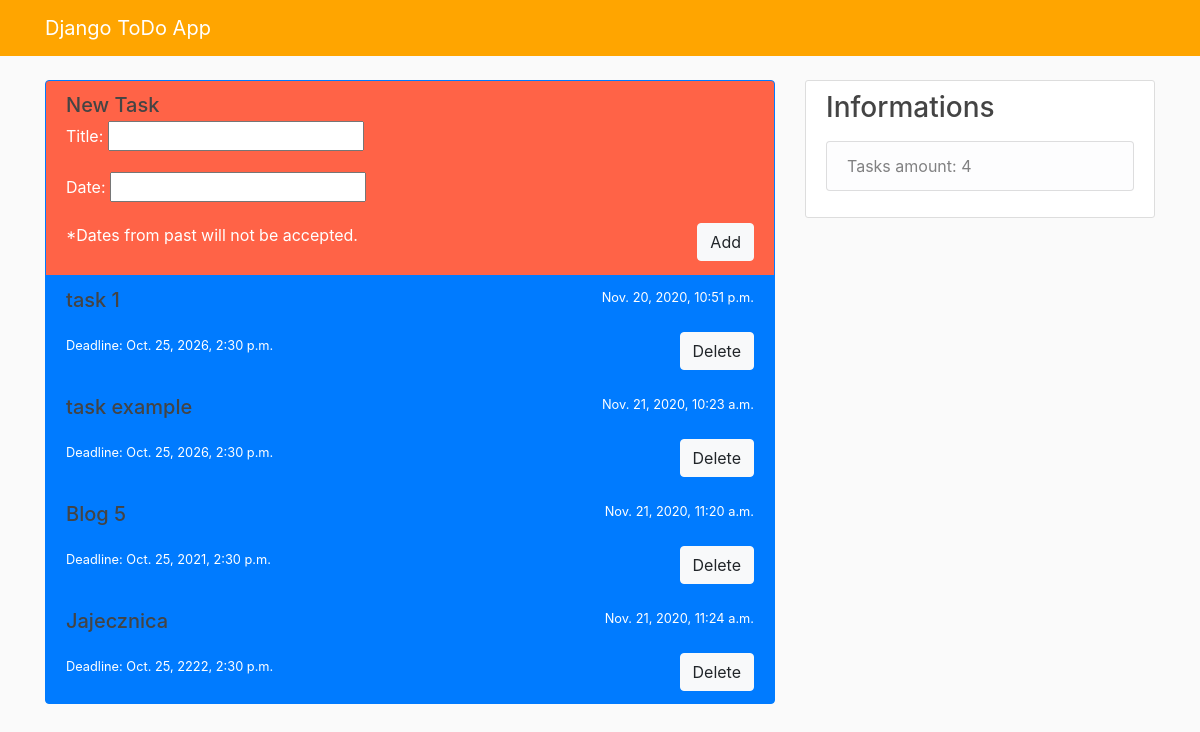
/tasks/, run on the app's committed database.
### todo_app/models.py (models this page shows, shortened)
class Task(models.Model):
    title = models.CharField(max_length=200)
    created = models.DateTimeField(auto_now_add=True)
    deadline = models.DateTimeField(
        help_text='Use the following format: %Y-%m-%d %H:%M:%S')
    slug = AutoSlugField(populate_from='title')
    class Meta:
        ordering = ['created']

### todo_app/views.py (the view)
# urls.py: path('tasks/', views.task_list, name='task_list'),
def task_list(request, task_id=None):
    tasks = Task.objects.all()
    if request.method == 'POST':
        form = TaskForm(request.POST)
        if form.is_valid():
            form.save()
            return redirect('todo_app:task_list')
    else:
        form = TaskForm()
    context = {'tasks': tasks,
               'form': form}
    return render(request,
                  'todo_app/task_list.html',
                  context)

### todo_app/forms.py (shortened to what this page needs)
class TaskForm(forms.ModelForm):
    deadline = forms.DateTimeField(label='Date',
                                   widget=forms.DateTimeInput)
    class Meta:
        model = Task
        fields = ['title', 'deadline', ]

### todo_app/templatetags/todo_app_tags.py (called while the page is built)
@register.simple_tag(name='tasks_amount')
def total_tasks():
    return Task.objects.count()

### todo_app/templates/todo_app/task_list.html (shortened to what this page needs)
{% extends "base.html" %}
{% block content %}
<div class="list-group">
    <div style="background-color:Tomato;"class=" forma list-group-item list-group-item-action flex-column align-items-start active">
      <div class="d-flex w-100 justify-content-between">
        <h5 class="mb-1">New Task</h5>
      </div>
      <form class="" action="." method="post">
          {{ form.as_p }}
          <p><input type="submit" class="btn btn-light "value="Add" style="float:right"></p>
      </form>
      <p>*Dates from past will not be accepted.</p>
  </div>
    {% for task in tasks %}
  <a href="#" class="list-group-item list-group-item-action flex-column align-items-start active">
    <div class="d-flex w-100 justify-content-between">
      <h5 class="mb-1">{{task.title}}</h5>
      <small>{{task.created}}</small>
    </div>
    <form class="" action="{% url "todo_app:delete_task" task.id %}" method="post">
        <p><input type="submit" class="btn btn-light "value="Delete" style="float:right"></p>
    </form>
    <small>Deadline: {{task.deadline}}</small>
  </a>
  {% endfor %}
</div>
{% endblock %}

### todo_app/templates/base.html (shortened to what this page needs)
{% load static %}
{% load todo_app_tags %}
<!DOCTYPE html>
<html>
<head>
    <link rel="stylesheet" href="https://maxcdn.bootstrapcdn.com/bootstrap/4.0.0/css/bootstrap.min.css">
    <link rel="stylesheet" type="text/css" href="{% static 'todo_app/main.css' %}">
</head>
<body>
    <header class="site-header">
      <nav class="navbar navbar-expand-md navbar-dark bg-steel fixed-top" style="background-color: Orange;">
        <div class="container">
          <a class="navbar-brand mr-4" href="#">Django ToDo App</a>
          <div class="collapse navbar-collapse" id="navbarToggle">
            <div class="navbar-nav mr-auto">
              <a class="nav-item nav-link" href="#"></a>
            </div>
            <div class="navbar-nav">
                <a class="nav-item nav-link" href="#"></a>
            </div>
          </div>
        </div>
      </nav>
    </header>
    <main role="main" class="container">
      <div class="row">
        <div class="col-md-8">
          {% block content %}{% endblock %}
        </div>
        <div class="col-md-4">
          <div class="content-section">
            <h3>Informations</h3>
            <p class='text-muted'>
              <ul class="list-group">
                <li class="list-group-item list-group-item-light">Tasks amount: {% tasks_amount %}</li>
              </ul>
            </p>
          </div>
        </div>
      </div>
    </main>
</body>
</html>

### todo_app/static/todo_app/main.css (style rules this page uses)
body { background: #fafafa; color: #333333; margin-top: 5rem; }
h1, h2, h3, h4, h5, h6 { color: #444444; }
ul { margin: 0; }
.bg-steel { background-color: #5f788a; }
.site-header .navbar-nav .nav-link { color: #cbd5db; }
.content-section { background: #ffffff; padding: 10px 20px; border: 1px solid #dddddd; border-radius: 3px; margin-bottom: 20px; }

### data on the page
Task: title "task 1", created "Nov. 20, 2020, 10:51 p.m.", deadline "Oct. 25, 2026, 2:30 p.m."
Task: title "task example", created "Nov. 21, 2020, 10:23 a.m.", deadline "Oct. 25, 2026, 2:30 p.m."
Task: title "Blog 5", created "Nov. 21, 2020, 11:20 a.m.", deadline "Oct. 25, 2021, 2:30 p.m."
Task: title "Jajecznica", created "Nov. 21, 2020, 11:24 a.m.", deadline "Oct. 25, 2222, 2:30 p.m."
